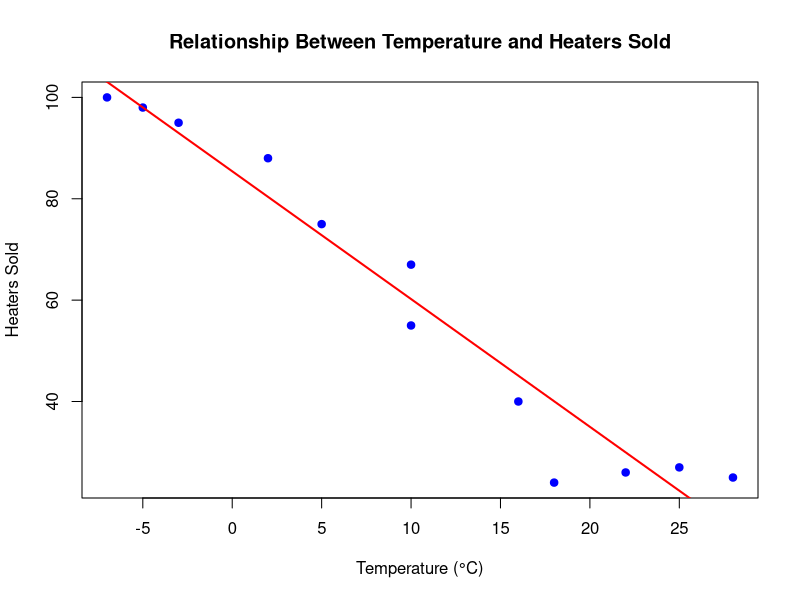

Generate this figure with R:
# Define the data for temperature (in °C) and heaters sold
x <- c(-5, -7, 5, 10, 18, 22, 28, 25, 16, 10, 2, -3)
y <- c(98, 100, 75, 67, 24, 26, 25, 27, 40, 55, 88, 95)

# Build the linear regression model
model <- lm(y ~ x)

# Display the summary of the model
summary(model)

# Plot data points and the regression line
plot(x, y, pch = 19, col = "blue", xlab = "Temperature (°C)", ylab = "Heaters Sold", 
     main = "Relationship Between Temperature and Heaters Sold")
abline(model,lwd = 2, col = "red" )
